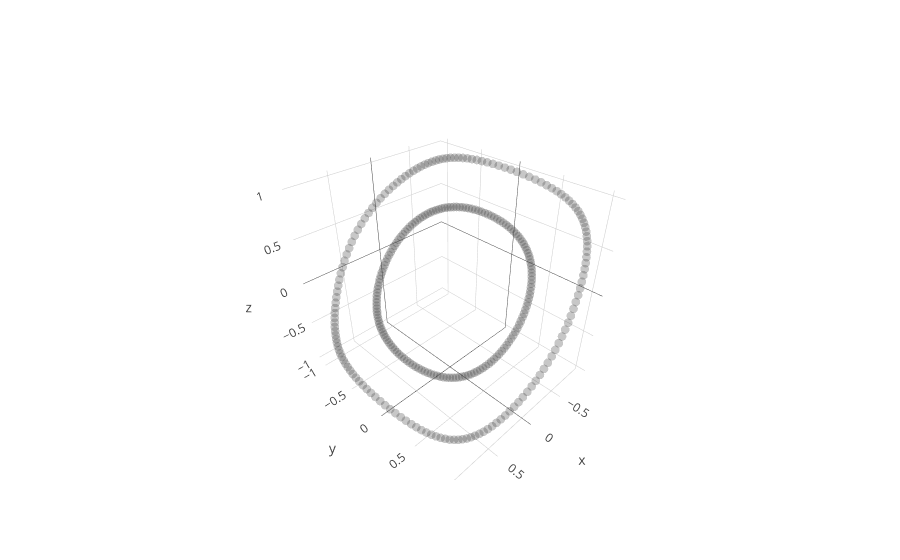

The notebook cell saved with this chart:
### Code cell
# with all scale
expand_dim = 3
w1 = np.random.randn(2,expand_dim)
w2 = np.random.randn(expand_dim,1)

a = np.ones(expand_dim)
b = np.ones(expand_dim)
c = np.zeros(expand_dim)

w1 = _sym_decorrelation(w1)
w2 = w2/(np.sqrt(np.sum(w2**2)))

temp_X = np.copy(X)
mini_batch_size = 100
for iter in range(800):
    cum_loss = 0; temp_X   = shuffle(temp_X)
    
    for mini_batch in range(0,len(X),mini_batch_size):
        current_batch = temp_X[mini_batch:mini_batch+mini_batch_size]
        
        layer1 = current_batch @ w1
        layer1a= a*g(b*layer1)+c
        layer2 = layer1a       @ w2
        loss   = w2.T @ layer1a.T @ layer1a @ w2
        
        grad2 = -layer1a.T @ layer1a @ w2 
        grad1a= -layer1a@w2@w2.T
        grada = grad1a*g(b*layer1)
        gradb = grad1a*a*g_grad(b*layer1)*layer1
        gradc = grad1a
        grad1 = current_batch.T @(grad1a*a*g_grad(b*layer1)*b) - current_batch.T @ current_batch @ w1 

        w2 = w2 - 0.0000001* grad2
        a = a -   0.00005 * grada.mean(0)
        b = b -   0.00005 * gradb.mean(0)
        c = c -   0.00005 * gradc.mean(0)
        w1 = w1 - 0.0000001* grad1
        
        w1 = _sym_decorrelation(w1)
        w2 = w2/(np.sqrt(np.sum(w2**2)))
        cum_loss      = cum_loss + loss.mean()
        
    if iter%200==0:print('Iter : ',iter," Loss: ",cum_loss)

# projection
projected_mine = (a*g(b*(X @ w1))+c) @ w2

plt.figure(figsize=(20,5))
plt.subplot(1, 3, 1)
# plt.scatter(X[:, 0], X[:,1], color='red', alpha=0.5)
plt.scatter(X[y==0, 0], X[y==0, 1], color='red', alpha=0.5)
plt.scatter(X[y==1, 0], X[y==1, 1], color='blue', alpha=0.5)
plt.quiver(X.mean(0)[0], X.mean(0)[1], evector[0,0],evector[0,1], color=['b'], scale=2.5)
plt.quiver(X.mean(0)[0], X.mean(0)[1], evector[1,0],evector[1,1], color=['g'], scale=2.5)

plt.subplot(1, 3, 2,projection='3d')
one_layer_project = (a*g(b*(X @ w1))+c)
plt.scatter(one_layer_project[:,0],one_layer_project[:,1],one_layer_project[:,2], color='red')

plt.subplot(1, 3, 3)
# plt.scatter(projected_mine, np.zeros(len(projected_mine) ), color='red', alpha=0.5)
plt.scatter(projected_mine[y==0], np.zeros((len(projected_mine)//2)), color='red', alpha=0.5)
plt.scatter(projected_mine[y==1], np.zeros((len(projected_mine)//2)), color='blue', alpha=0.5)

plt.show()

trace1 = go.Scatter3d(
    x=one_layer_project[y==0,0],
    y=one_layer_project[y==0,1],
    z=one_layer_project[y==0,2],
    mode='markers',
    line=dict(color='red',width=0.5),
    marker=dict(size=3,opacity=0.3)
)

trace2 = go.Scatter3d(
    x=one_layer_project[y==1,0],
    y=one_layer_project[y==1,1],
    z=one_layer_project[y==1,2],
    mode='markers',
    line=dict(color='blue',width=0.5),
    marker=dict(size=3,opacity=0.3)
)
data = [trace1]
fig  = go.Figure(data=data)
iplot(fig)

### Figure 1 — Plotly figure (JSON) as saved in the notebook; plotly's stock layout.template omitted (floating-point values rounded to 4 significant figures; data arrays with more than 128 entries replaced by an {"elided": "..."} marker saying what was removed)
{"data": [{"line": {"color": {"elided": "300 int values"}, "width": 0.5}, "marker": {"opacity": 0.3, "size": 3}, "mode": "markers", "type": "scatter3d", "uid": "7fe1a653-a793-46b6-a3cf-e258ac01d308", "x": {"elided": "300 float values"}, "y": {"elided": "300 float values"}, "z": {"elided": "300 float values"}}], "layout": {}}
